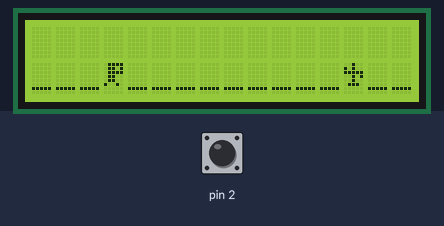
This sketch was run on a simulated Arduino Uno, built with avr-gcc and run on an emulated ATmega328P. On the bench: 16×2 character LCD. Inputs (shaded band) come from the test bench; at power-on: pin 2 LOW.

Above: at 1.2 s.
1.3 s: pin 2 driven HIGH
At 1.9 s:
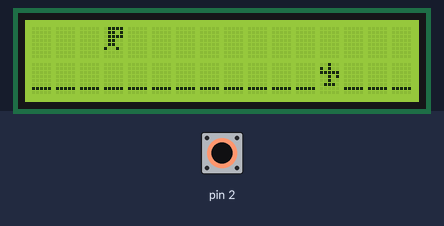
4.3 s: pin 2 pulsed LOW 2 times (0.12 s each, 0.3 s apart)
At 4.9 s:
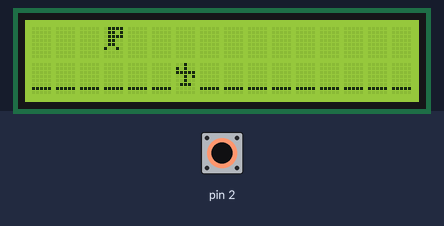
7.0 s: pin 2 pulsed LOW 5 times (0.12 s each, 0.3 s apart)
At 7.9 s:
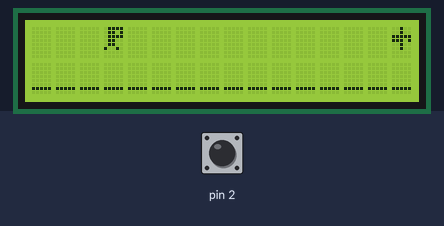
Timing chart, 0 to 10.0 s (numbered marks = the images above; inputs shaded):
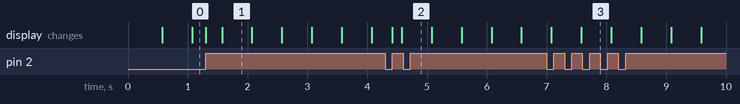

The sketch:

JogoDoDinossauroLCD.ino
```cpp
#include <LiquidCrystal.h>

LiquidCrystal lcd(8, 3, 4, 5, 6, 7); // RS, E, D4, D5, D6, D7

int posicao = 15;
boolean noAr = false;
int flagGame = true;
int flag = true;
int velocidade = 500;
int counter = 0;
boolean done = true;

void check0cac(){
  if(posicao == 0 && done){
    lcd.setCursor(posicao,1);
  lcd.write((byte) 1);
  lcd.setCursor(posicao,1);
   lcd.print("_");
    posicao = 15;
    done = false;
  }
}
void check0pit(){
  if(posicao == 0 && !done){
    lcd.setCursor(posicao,1);
  lcd.write((byte) 1);
  lcd.setCursor(posicao,1);
   lcd.print("_");
    posicao = 15;
    done = true;
  }
}


void checkCaught(){
  if(posicao == 3 && !noAr && done){

    flagGame = false;
  }
  if(posicao == 3 && noAr && !done){
    flagGame = false;

  }

}

void jump(){
  lcd.setCursor(3,0);
  lcd.write((byte)0);
   lcd.setCursor(3,1);
   lcd.write("_");
   noAr = true;
   counter = 0;
     detachInterrupt(digitalPinToInterrupt(2));
}
void checkNoAr(){
   if(noAr && counter == 3){
   lcd.setCursor(3,1);
  lcd.write((byte)0);
   lcd.setCursor(3,0);
   lcd.write(" ");
   noAr = false;
   counter  = 0;
   attachInterrupt(digitalPinToInterrupt(2), jump, RISING);

  }
}

void throwCactus(){
   lcd.setCursor(posicao,1);
  lcd.write((byte)1);
  posicao--;
}

void throwBird(){
 lcd.setCursor(posicao,0);
lcd.write((byte)2);
 posicao--;
}

void continueGame(){
  if(done){
  lcd.setCursor(posicao + 1,1);
  lcd.print("_");
  }else{
    lcd.setCursor(posicao + 1,0);
  lcd.print(" ");
  }
 check0cac();
 check0pit();
 if(done){
 throwCactus();
 }else{
 throwBird();
 }
 checkNoAr();

checkCaught();
  counter++;

  delay(velocidade);
}


byte customChar[] = {
  B01111,
  B01101,
  B01111,
  B01100,
  B01100,
  B10010,
  B00000,
  B00000
};

byte customChar1[] = {
   B00100,
  B10100,
  B11111,
  B00101,
  B00100,
  B01110,
  B00000,
  B00000
};

byte customChar2[] = {
  B00100,
  B00100,
  B11111,
  B11101,
  B00100,
  B00100,
  B00000,
  B00000
};
void setup() {
  // put your setup code here, to run once:
  attachInterrupt(digitalPinToInterrupt(2), jump, RISING);

  lcd.clear();
  lcd.begin(16, 2);
  lcd.setCursor(0,1);
  lcd.print("________________");
  lcd.createChar(0, customChar);
   lcd.createChar(1, customChar1);
   lcd.createChar(2, customChar2);
  lcd.setCursor(3,1);
  lcd.write((byte)0);
  Serial.begin(9600);


}

void loop() {
  // put your main code here, to run repeatedly:

  if(flagGame){
   continueGame();
  }else{
     if(flag){
     lcd.clear();
    lcd.setCursor(0,0);
    lcd.print("Game Over");
    flag = false;
     }
     loop();
  }

}
```

Measured:
- after the input at 1.3 s, the display: first changes at once (image 1 shows a later state)
- after the input at 4.3 s, the display: first changes after 0.12 s (image 2 shows a later state)
- after the input at 7.0 s, the display: first differs from a run without the input after 0.58 s (image 3)
- what the display in image 1 shows lasts 0.5 s, from 1.6 s to 2.1 s
